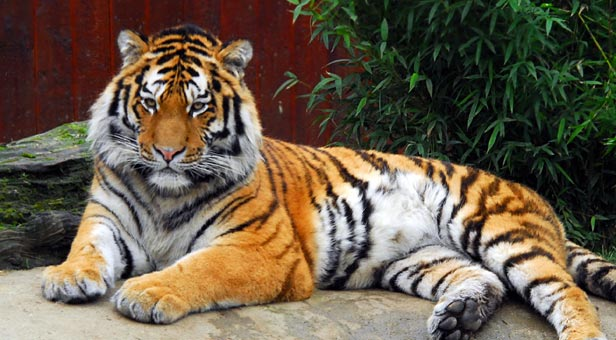
%> input picture Computer Vision Part II 2015/Lab3 2015/tiger1.jpg, 616 x 340 px
$ octave graphcut_example.m   (GNU Octave 9; MATLAB toolbox functions it lacks are replaced by stand-ins)
%> lines starting %> are read from the running program, lines starting %| are printed output that depends on the picture; in (x1, y1, x2, y2) boxes, pixels count from 0 and x2, y2 are one past the last pixel; in counts of white or black regions, pixels touching at a corner belong together; the program's own positions count from 1
### Computer Vision Part II 2015/Lab3 2015/graphcut_segm.m
function [ segm, prior ] = graphcut_segm(I, area, K, alpha, sigma)
% area = [ minx, miny, maxx, maxy ]

[h,w,c] = size(I);
dw = area(3) - area(1) + 1;
dh = area(4) - area(2) + 1;
mask = uint8([zeros(area(2)-1,w); zeros(dh,area(1)-1), ones(dh,dw), ...
	     zeros(dh,w-area(3)); zeros(h-area(4),w)]);
Ivec = single(reshape(I, size(I,1)*size(I,2), 3));

grey = single(rgb2gray(I));
h = fspecial('gaussian', [7,7], 0.5);
grey = imfilter(grey, h);
h = fspecial('sobel');
dx = imfilter(grey, h/4);
dy = imfilter(grey, h/4');
grad = sqrt(dx.^2 + dy.^2);
edge = (alpha*sigma)*ones(size(grey)) ./ (grad + sigma);

tic
for l=1:3

    fprintf('Find Gaussian mixture models...\n');
    fprob = mixture_prob(I, K, 10, mask);
    bprob = mixture_prob(I, K, 10, 1-mask);
    prior = reshape(fprob ./ (fprob + bprob), size(I,1), size(I,2), 1);
    toc

    fprintf('Find minimum cut...\n');
    [u, erriter, i] = cmf_cut(prior, edge);
    mask = uint8(u>0.5);
    toc

end

segm = int16(u>0.5) + 1;

### Computer Vision Part II 2015/Lab3 2015/mixture_prob.m
function prob=mixture_prob(image,K,L,mask)
    Ivec=single(reshape(image,size(image,1)*size(image,2),3));
    c=Ivec(mask(:)==1,:);
    N=size(c,1);
    [segm,mu]=kmeans_segm(c,K,L,14);
    cov=cell(K,1);
    cov(:)={diag([10,10,10]).^2};
    w=zeros(1,K);
    for k=1:K
        w(k)=sum(segm==k)/N;
    end
    g_ik=zeros(N,K);
    for l=1:L
        %Expectation
        for k=1:K
            meanmu=(bsxfun(@minus,c,mu(k,:)))'; %Make meanmu 3*N to be able to multiply with cov, Ivec instead of c to use every pixel in image?
            g_ik(:,k)=(1/sqrt(det(cov{k})*(2*pi)^3))*exp(-sum(meanmu.*(cov{k}\meanmu),1)'/2);
        end
        tmp=bsxfun(@times,w,g_ik);
        P_ik=bsxfun(@rdivide,tmp,sum(tmp,2));
        %Maximization
        w=sum(P_ik,1)/N;
        mu(:,1)=sum(bsxfun(@times,P_ik,c(:,1)),1);
        mu(:,2)=sum(bsxfun(@times,P_ik,c(:,2)),1);
        mu(:,3)=sum(bsxfun(@times,P_ik,c(:,3)),1);
        mu=bsxfun(@rdivide,mu,sum(P_ik,1)');

        for k=1:K
            cov{k}=zeros(3);
            meanmu=bsxfun(@minus,c,mu(k,:));
            meanmu2=reshape(meanmu,size(meanmu,1),1,3);
            cov{k}=squeeze(sum(bsxfun(@times,P_ik(:,k),bsxfun(@times,meanmu,meanmu2))))/sum(P_ik(:,k));
        end
% [4 lines of commented-out code are left out]
    end
    g_ik=zeros(size(Ivec,1),K);
    for k=1:K
        meanmu=(bsxfun(@minus,Ivec,mu(k,:)))';
        g_ik(:,k)=(1/sqrt(det(cov{k})*(2*pi)^3))*exp(-sum(meanmu.*(cov{k}\meanmu),1)'/2);
    end
    prob=sum(bsxfun(@times,w,g_ik),2);
end

% [37 lines of commented-out code are left out]

### Computer Vision Part II 2015/Lab3 2015/cmf_cut.m
function [u, erriter, i] = cmf_cut(ur, alpha)
%
%   Performing the continuous max-flow algorithm to solve the
%   continuous min-cut problem in 2D
%
%   Usage: [u, erriter, i, timet] = CMF_Cut;
%
%   Inputs: there is no input since all data and parameters can be
%           adjusted within the program
%
%   Outputs:
%       - u: the final results u(x) in [0,1]. As the following paper,
%           the global binary result can be available by threshholding u
%           by any constant alpha in (0,1):
%
%           Nikolova, M.; Esedoglu, S.; Chan, T. F.
%           Algorithms for Finding Global Minimizers of Image Segmentation and Denoising Models
%           SIAM J. App. Math., 2006, 66, 1632-1648
%
%       - erriter: it returns the error evaluation of each iteration,
%           i.e. it shows the convergence rate. One can check the algorithm
%           performance.
%
%       - i: gives the total number of iterations, when the algorithm converges.
%
%       - timet: gives the total computation time.
%
%   Example:
%       >> [u, erriter, i, timet] = CMF_Cut;
%
%       >> us = max(u, beta);  % where beta in (0,1)
%
%       >> imagesc(us), colormap gray, axis image, axis off;figure(gcf)
%
%       >> figure, loglog(erriter,'DisplayName','erriterN');figure(gcf)
%
%
%
%   The original algorithm was proposed in the following papers:
%
%   [1] Yuan, J.; Bae, E.;  Tai, X.-C.
%       A Study on Continuous Max-Flow and Min-Cut Approaches
%       CVPR, 2010
%
%   [2] Yuan, J.; Bae, E.; Tai, X.-C.; Boycov, Y.
%       A study on continuous max-flow and min-cut approaches. Part I: Binary labeling
%       UCLA CAM, Technical Report 10-61, 2010
%
%   The mimetic finite-difference discretization method was proposed for
%   the total-variation function in the paper:
%
%   [1] Yuan, J.; Schn{\"o}rr, C.; Steidl, G.
%       Simultaneous Optical Flow Estimation and Decomposition
%       SIAM J.~Scientific Computing, 2007, vol. 29, page 2283-2304, number 6
%
%   This software can be used only for research purposes, you should cite ALL of
%   the aforementioned papers in any resulting publication.
%
%   Please email cn.yuanjing@gmail.com for any questions, suggestions and bug reports
%
%   The Software is provided "as is", without warranty of any kind.
%
%
%                       Version 1.0
%           https://sites.google.com/site/wwwjingyuan/
%
%           Copyright 2011 Jing Yuan (cn.yuanjing@gmail.com)
%

[rows, cols] = size(ur);
imgSize = rows*cols;

% define the required parameters:
%
%   - alpha: the penalty parameter to the total-variation term.
%       For the case without incorporating image-edge weights, alpha is given
%       by the constant everywhere. For the case with image-edge weights,
%       alpha is given by the pixelwise weight function:
%
%       For example, alpha(x) = b/(1 + a*| nabla f(x)|) where b and a are positive
%       constants and |nabla f(x)| gives the strength of the local gradient.
%
%   - cc: gives the step-size of the augmented Lagrangian method.
%       The optimal range of cc is [0.3, 3].
%
%   - errbound: the error bound for convergence.
%
%   - numIter: the maximum iteration number.
%
%   - steps: the step-size for the graident-projection step to the
%       total-variation function. The optimal range of steps is [0.1,
%       0.17].
%

% alpha = alphafac*ones(rows,cols);
cc = 0.3;
errbound = 1e-4;
numIter = 100;
steps = 0.16;

% build up the data terms
ulab(1) = 0.0; %0.15;
ulab(2) = 1.0; %0.6;
Cs = abs(ur - ulab(1));
Ct = abs(ur - ulab(2));

urb = 0.8*ur + 0.1;
Cs = -log(1.0 - urb);
Ct = -log(urb);


% set the initial values
%   - the initial value of u is set to be an initial cut, see below.
%   - the initial values of two terminal flows ps and pt are set to be the
%     specified legal flows.
%   - the initial value of the spatial flow fiels p = (pp1, pp2) is set to
%   be zero.

u = double((Cs-Ct) >= 0);
ps = min(Cs, Ct);
pt = ps;

pp1 = zeros(rows, cols+1);
pp2 = zeros(rows+1, cols);
divp = pp1(:,2:cols+1)-pp1(:,1:cols)+pp2(2:rows+1,:)-pp2(1:rows,:);

erriter = zeros(numIter,1);

for i = 1:numIter

	% update the spatial flow field p = (pp1, pp2):
    %   the following steps are the gradient descent step with steps as the
    %   step-size.

    pts = divp - (ps - pt  + u/cc);
    pp1(:,2:cols) = pp1(:,2:cols) + steps*(pts(:,2:cols) - pts(:,1:cols-1));
    pp2(2:rows,:) = pp2(2:rows,:) + steps*(pts(2:rows,:) - pts(1:rows-1,:));

    % the following steps give the projection to make |p(x)| <= alpha(x)

    gk = sqrt((pp1(:,1:cols).^2 + pp1(:,2:cols+1).^2 + pp2(1:rows,:).^2 + pp2(2:rows+1,:).^2)*0.5);
    gk = double(gk <= alpha) + double(~(gk <= alpha)).*(gk ./ alpha);
    gk = 1 ./ gk;

    pp1(:,2:cols) = (0.5*(gk(:,2:cols) + gk(:,1:cols-1))).*pp1(:,2:cols);
    pp2(2:rows,:) = (0.5*(gk(2:rows,:) + gk(1:rows-1,:))).*pp2(2:rows,:);

    divp = pp1(:,2:cols+1)-pp1(:,1:cols)+pp2(2:rows+1,:)-pp2(1:rows,:);

    % updata the source flow ps

    pts = divp + pt - u/cc + 1/cc;
    ps = min(pts, Cs);

    % update the sink flow pt

    pts = - divp + ps + u/cc;
    pt = min(pts, Ct);

	% update the multiplier u

	erru = cc*(divp + pt  - ps);
	u = u - erru;

    % evaluate the avarage error

    erriter(i) = sum(sum(abs(erru)))/imgSize;

    if (erriter(i) < errbound)
        break;
    end
end

msg = sprintf('number of iterations = %u. \n', i);
disp(msg);

### Computer Vision Part II 2015/Lab3 2015/mean_segments.m
function Inew = mean_segments(I, segm)

N = max(max(segm));
[h, w, c] = size(I);
Ic = single(reshape(I, [h*w, c]));
sc = reshape(segm, [h*w,1]);
cols = zeros(N, c);
nums = zeros(N, 1);
for i=1:h*w
    s = sc(i);
    cols(s,:) = cols(s,:) + Ic(i,:);
    nums(s) = nums(s) + 1;
end
cols = bsxfun(@rdivide, cols, nums);
Inew = uint8(reshape(cols(sc,:), [h,w,c]));

### Computer Vision Part II 2015/Lab3 2015/overlay_bounds.m
function imout = overlap_bounds(im, segm)
[h,w] = size(segm);
imcut = segm(2:h-1,2:w-1);
diff = [ ones(1,w) ; ones(h-2,1), ((imcut==segm(3:h,2:w-1)) & (imcut==segm(2:h-1,3:w)) & (imcut==segm(1:h-2,2:w-1)) & (imcut==segm(2:h-1,1:w-2))), ones(h-2,1); ones(1,w) ];
mask = repmat(uint8(diff), [1,1,3]);
imout = (im .* mask);
imout(:,:,1) = imout(:,:,1) + (1 - mask(:,:,1))*255;

### Computer Vision Part II 2015/Lab3 2015/kmeans_segm.m
function [segmentation,centers]=kmeans_segm(image,K,L,seed)
    if nargin>3
        rng(seed);
    end
    if ndims(image)==3
        Ivec=single(reshape(image,size(image,1)*size(image,2),3));
    else
        Ivec=image;
    end
    centers=Ivec(round(rand(K,1)*(size(Ivec,1)-1))+1,:);
    dist=pdist2(Ivec,centers);
    for i=1:L
        [~,clusterMask]=min(dist,[],2);     %The clusters are represented in the columns, so we min in each row
        for j=1:K
            centers(j,:)=mean(Ivec(clusterMask==j,:),1);
        end
        dist=pdist2(Ivec,centers);
    end
    if ndims(image)==3
        segmentation=reshape(clusterMask,size(image,1),size(image,2));
    else
        segmentation=clusterMask;
    end
end

% [18 lines of commented-out code are left out]

### Computer Vision Part II 2015/Lab3 2015/graphcut_example.m
scale_factor = 0.5;          % image downscale factor
area = [ 80, 110, 570, 300 ] % image region to train foreground with
%area = [ 80, 33, 219, 153 ]*2 % tiger2, use alpha=16 e.g.
K = 16; % represent number of gaussians we uses (how well to represent foreground & background   % number of mixture components
alpha = 8.0; % how hard it is to cut neighbours (higher value means harder to cut neighbours     % maximum edge cost
sigma = 10.0; % how large the energy difference is depending on the colour difference            % edge cost decay factor

I = imread('tiger1.jpg');
%> I is the input picture: size 340x616x3 uint8; mean R, G, B 106, 92.5, 74.4
I = imresize(I, scale_factor);
%> I: size 170x308x3 uint8
Iback = I;
area = int16(area*scale_factor);
[ segm, prior ] = graphcut_segm(I, area, K, alpha, sigma);
%> the loop in graphcut_segm, `for l=1:3` made 3 passes
%> i on passes 1 to 3: 79, 60, 49
%> pass 1, in cmf_cut, `urb = 0.8*ur + 0.1;`:
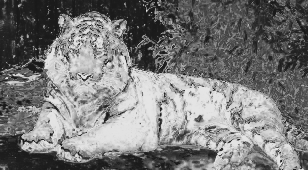
%> urb: size 170x308 double; min 0.1, max 0.9, mean 0.479
%> pass 1, in cmf_cut, `Cs = -log(1.0 - urb);`:
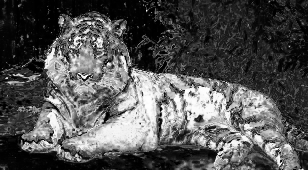
%> Cs: size 170x308 double; min 0.105, max 2.3, mean 0.834; drawn with min black and max white
%> in graphcut_segm, `segm = int16(u>0.5) + 1;`:
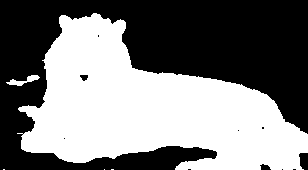
%> segm: size 170x308 int16; values 1 (black) and 2 (white), 48.6% white; 5 white regions (3 under 20 px), largest, box (x1, y1, x2, y2) and area: (17, 13, 308, 170) 25309, (6, 75, 40, 86) 148
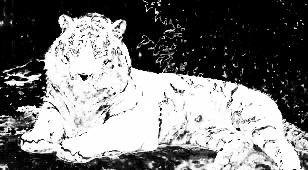
%> prior: size 170x308 double; min 0, max 1, mean 0.476

Inew = mean_segments(Iback, segm);
%> in mean_segments, `N = max(max(segm));`: N = 2
%> after the loop in mean_segments, `for i=1:h*w`: cols = [1677899 1547335 1225350; 3873731 3296888 2668489]; nums = [26897; 25463]
%> in mean_segments, `cols = bsxfun(@rdivide, cols, nums);`: cols = [62.38 57.53 45.56; 152.1 129.5 104.8]
%> in mean_segments, `Inew = uint8(reshape(cols(sc,:), [h,w,c]));`:
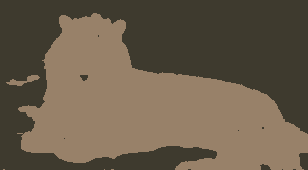
%> Inew: size 170x308x3 uint8; mean R, G, B 105.8, 92.5, 74.7
I = overlay_bounds(Iback, segm);
%> in overlap_bounds, `imcut = segm(2:h-1,2:w-1);`: imcut: size 168x306 int16; values 1 (black) and 2 (white), 49.3% white; 2 white regions, box (x1, y1, x2, y2) and area: (16, 12, 306, 168) 25178, (5, 74, 39, 85) 148
%> in overlap_bounds, `diff = [ ones(1,w) ; ones(h-2,1), ((imcut==segm(3:h,2:w-1)) & (imcut==..`:
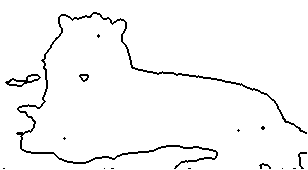
%> diff: size 170x308 double; values 0 (black) and 1 (white), 96.6% white; black in thin lines or dots
%> in overlap_bounds, `imout(:,:,1) = imout(:,:,1) + (1 - mask(:,:,1))*255;`:
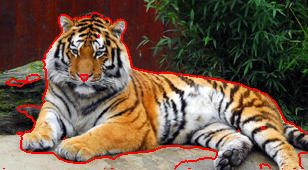
%> imout: size 170x308x3 uint8; mean R, G, B 110.8, 89.2, 71.6
imwrite(Inew,'result/graphcut1.png')
imwrite(I,'result/graphcut2.png')
imwrite(prior,'result/graphcut3.png')
figure
subplot(2,2,1); imshow(Inew);
subplot(2,2,2); imshow(I);
subplot(2,2,3); imshow(prior);

$ run again, with Computer Vision Part II 2015/Lab3 2015/tiger2.jpg copied over Computer Vision Part II 2015/Lab3 2015/tiger1.jpg
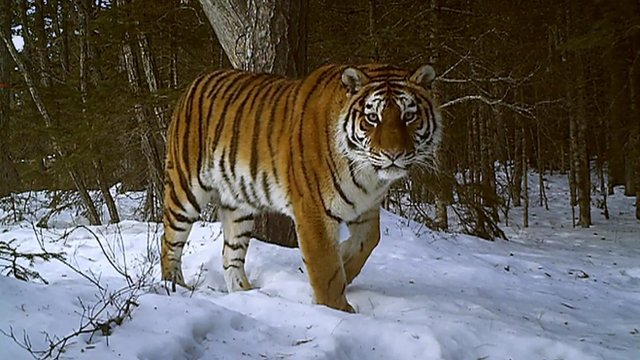
%> input picture Computer Vision Part II 2015/Lab3 2015/tiger2.jpg, 640 x 360 px
%> I is the input picture: size 360x640x3 uint8; mean R, G, B 97.4, 93.3, 88.1
%> I: size 180x320x3 uint8
%> the loop in graphcut_segm, `for l=1:3` made 3 passes
%> i on passes 1 to 3: 100, 100, 81
%> in graphcut_segm, `segm = int16(u>0.5) + 1;`:
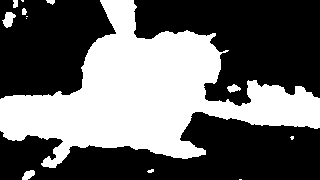
%> segm: size 180x320 int16; values 1 (black) and 2 (white), 40% white; 13 white regions (5 under 20 px), largest, box (x1, y1, x2, y2) and area: (0, 0, 320, 168) 22620, (2, 12, 16, 28) 136, (22, 170, 35, 180) 87
%> in mean_segments, `N = max(max(segm));`: N = 2
%> after the loop in mean_segments, `for i=1:h*w`: cols = [2936074 2886528 2826351; 2672976 2486620 2246867]; nums = [34545; 23055]
%> in mean_segments, `cols = bsxfun(@rdivide, cols, nums);`: cols = [84.99 83.56 81.82; 115.9 107.9 97.46]
%> imcut: size 178x318 int16; values 1 (black) and 2 (white), 40.5% white; 12 white regions (4 under 20 px), largest, box (x1, y1, x2, y2) and area: (0, 0, 318, 167) 22524, (1, 11, 15, 27) 136, (21, 169, 34, 178) 81
%> diff: size 180x320 double; values 0 (black) and 1 (white), 95.8% white; black in thin lines or dots
%> in overlap_bounds, `imout(:,:,1) = imout(:,:,1) + (1 - mask(:,:,1))*255;`:
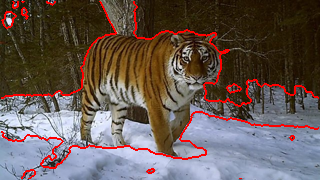
%> imout: size 180x320x3 uint8; mean R, G, B 103.9, 89.2, 83.9

$ run again, with Computer Vision Part II 2015/Lab3 2015/tiger3.jpg copied over Computer Vision Part II 2015/Lab3 2015/tiger1.jpg
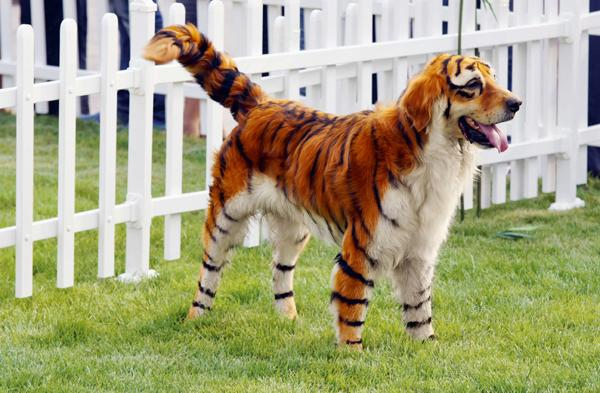
%> input picture Computer Vision Part II 2015/Lab3 2015/tiger3.jpg, 600 x 393 px
%> I is the input picture: size 393x600x3 uint8; mean R, G, B 166.4, 163.6, 127.4
%> I: size 197x300x3 uint8
%> the loop in graphcut_segm, `for l=1:3` made 3 passes
%> i on passes 1 to 3: 100, 100, 94
%> in graphcut_segm, `segm = int16(u>0.5) + 1;`:
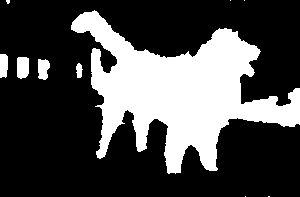
%> segm: size 197x300 int16; values 1 (black) and 2 (white), 29% white; 10 white regions (5 under 20 px), largest, box (x1, y1, x2, y2) and area: (71, 10, 300, 174) 16428, (17, 57, 29, 79) 243, (38, 59, 50, 80) 201, (0, 54, 8, 78) 177, (76, 63, 83, 78) 76
%> in mean_segments, `N = max(max(segm));`: N = 2
%> the loop in mean_segments, `for i=1:h*w` made 59100 passes
%> s on passes 1 to 3: 1, 1, 1
%> after the loop in mean_segments, `for i=1:h*w`: cols = [7421360 7768352 6129655; 2410972 1902404 1397100]; nums = [41957; 17143]
%> in mean_segments, `cols = bsxfun(@rdivide, cols, nums);`: cols = [176.9 185.2 146.1; 140.6 111 81.5]
%> imcut: size 195x298 int16; values 1 (black) and 2 (white), 29.4% white; 6 white regions (1 under 20 px), largest, box (x1, y1, x2, y2) and area: (70, 9, 298, 173) 16391, (16, 56, 28, 78) 243, (37, 58, 49, 79) 201, (0, 53, 7, 77) 153, (75, 62, 82, 77) 76
%> diff: size 197x300 double; values 0 (black) and 1 (white), 95.9% white; black in thin lines or dots
%> in overlap_bounds, `imout(:,:,1) = imout(:,:,1) + (1 - mask(:,:,1))*255;`:
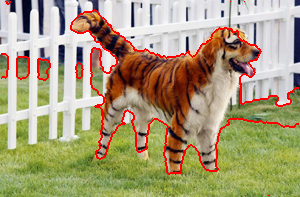
%> imout: size 197x300x3 uint8; mean R, G, B 169.7, 156.7, 121.8
